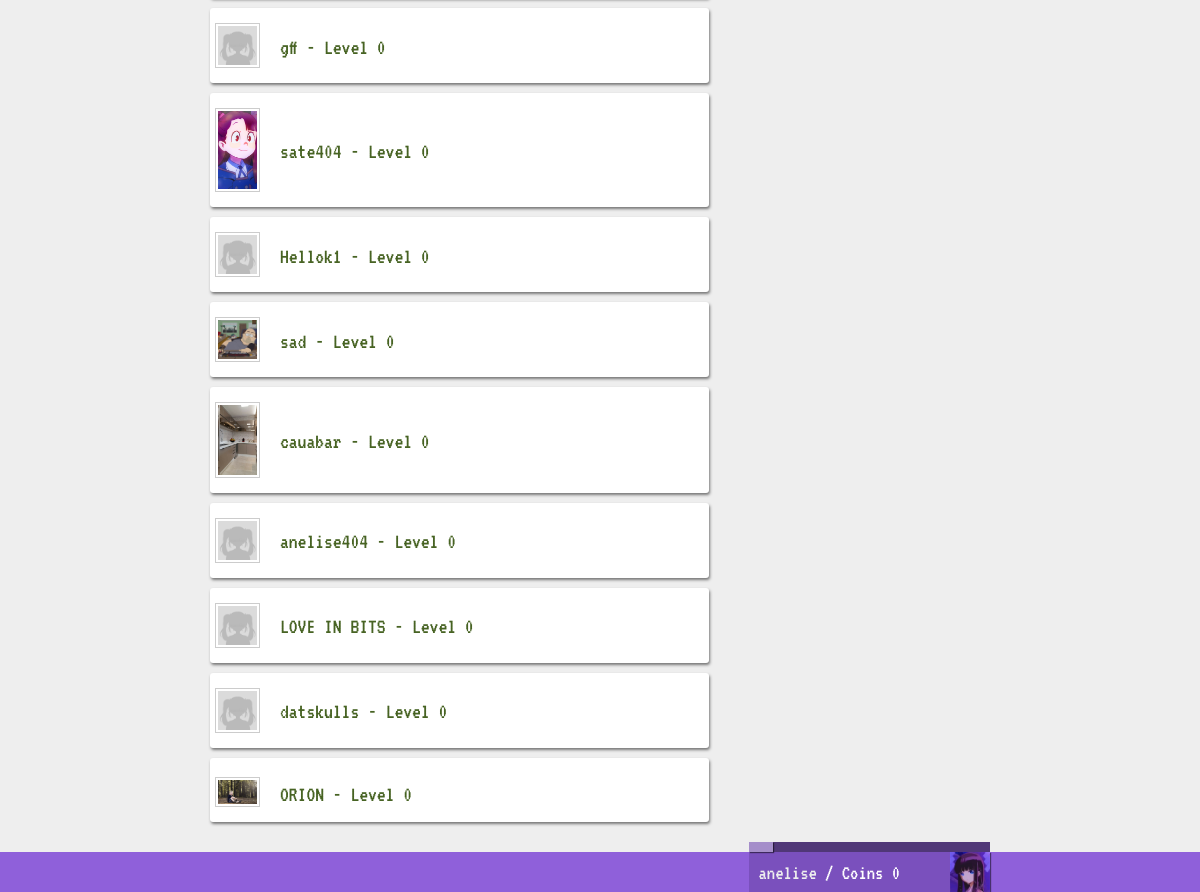
The page /toprank (signed in, lower part) on the database as committed earlier.
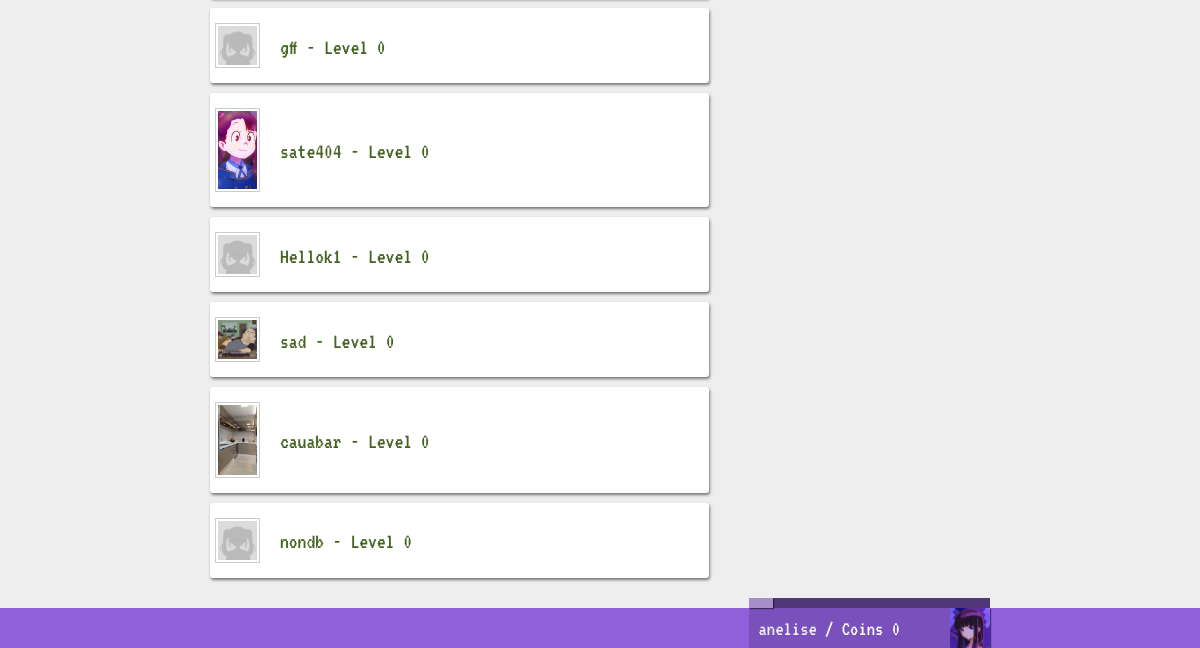
The same page on the database as committed later.
### tables this page shows
CREATE TABLE `user` (
  `id` int(11) NOT NULL,
  `cry` varchar(255) NOT NULL,
  `wtf` varchar(2555) NOT NULL,
  `cool` varchar(2555) NOT NULL,
  `baby` varchar(2555) NOT NULL,
  `very` varchar(2555) NOT NULL,
  `nani` varchar(255) NOT NULL,
  `email` varchar(100) NOT NULL,
  `password` varchar(255) NOT NULL,
  `usuario` varchar(255) NOT NULL,
  `admin` int(11) NOT NULL,
  `avatar` varchar(255) NOT NULL,
  `background` text NOT NULL,
  `cover` text NOT NULL,
  `config` int(11) NOT NULL,
  `game` text NOT NULL,
  `movie` text NOT NULL,
  `pincode` varchar(10) NOT NULL,
  `ip` varchar(255) NOT NULL,
  `tuturial` int(11) NOT NULL,
  `exp` int(11) NOT NULL,
  `lvl` int(11) NOT NULL,
  `tag` int(11) NOT NULL,
  `money` int(11) NOT NULL,
  `status` varchar(200) NOT NULL
);

### autoload/template.php (called while the page is built)
<?php
require './autoload/template/html.php';
function html(){
	require './autoload/template/body.php';
}

### autoload/start.php (called while the page is built)
<?php
require 'template.php';

### config/_autoload.php (called while the page is built)
<?php
require './autoload/start.php';

### index.php (called while the page is built, shortened)
<?php
require './config/_autoload.php';
?>

### config/globals.php (called while the page is built)
<?php
require './autoload/why.php';
$template = $varglobal;
$manu = 0;

### autoload/why.php (called while the page is built)
<?php
$varglobal = 4002;

### autoload/requireme.php (called while the page is built)
<?php
$databasehm = 4002;

### autoload/user/user.php (called while the page is built, shortened)
<?php
if(isset($_COOKIE['iduser']) && (isset($_COOKIE['cry']) ) ){
	$iduser = $_COOKIE['iduser'];
	$cry = $_COOKIE['cry'];
    $wtf = $_COOKIE['wtf'];
    $cool = $_COOKIE['cool'];
    $baby = $_COOKIE['baby'];
    $very = $_COOKIE['very'];
	$result_usuario = "SELECT * FROM user WHERE id = '$iduser' && cry = '$cry' and wtf = '$wtf' and cool = '$cool' and baby = '$baby' and very = '$very' LIMIT 1";
    $resultado_usuario = mysqli_query($conn, $result_usuario);
    $user = mysqli_fetch_assoc($resultado_usuario);
}
?>

### autoload/template/body.php (called while the page is built)
<?php
require './templates/index.php';

### view/rank/peoples.php (the view, shortened to what this page needs)
<?php
if(isset($template)){
echo '<div class="toprank">';
$usertop = "SELECT * FROM user WHERE id ORDER BY lvl DESC";
$usertopt = mysqli_query($conn, $usertop);
foreach ($usertopt as $usertopt => $usertopts) {
?>
<a href="/profile/<?php echo $usertopts['id'];?>"><li class="cool"><p><?php echo '<img src="/img/user/'.$usertopts['avatar'].'"/>' .  '<span>' . $usertopts['usuario'] . ' - ' . 'Level '  . $usertopts['lvl'] . '</span>';?></p></li></a>
<?php } ?>
</div>
<?php  } else{ include '../404/index.php';}?>

### autoload/template/html.php (shortened to what this page needs)
<!DOCTYPE html>
<html>
<head>
	<link rel="stylesheet" type="text/css" href="/assets/css/style.css?v=1.0">
	<link rel="stylesheet" type="text/css" href="/assets/css/uikit.min.css?v=1.0">
	<link href="/assets/css/fonts/Ubuntu-Medium.ttf" rel="stylesheet">
	<link href="/assets/css/fonts/pixel.woff2" rel="stylesheet">
	<link rel="stylesheet" href="/assets/css/animation.css">
</head>
<body>
<?php
html();
?>
</body>
</html>

### templates/index.php (shortened to what this page needs)
<?php
require './config/config.php';
require './config/globals.php';
require './autoload/requireme.php';
if($manu == 0){
if($template == $databasehm){
if(!$conn){
  	require './view/nodb/index.php';
}
else{
if(isset($_COOKIE['verificar']) ){
if(empty($_COOKIE['iduser']) && (empty($_COOKIE['cry']) )){
	require './autoload/user/user.php';
	require './view/account/check.php';
}
}
else{
if(empty($_COOKIE['iduser']) && (empty($_COOKIE['cry']) )){
if(isset($_GET['cadastro'])){
	require './view/account/cadastro.php';
}
else if(isset($_GET['login'])){
	require './view/account/login.php';
}
else if(isset($_GET['esqueci'])){
	require './view/account/forgot.php';
}
else{
	require './view/home/index.php';
}
require './php/main/randback.php';
}
else{
	if(isset($_COOKIE['iduser']) && (isset($_COOKIE['cry']) )){
	require './autoload/user/user.php';
	if($user['config'] == 0){
	require './view/dashboard/menu.php';
	require './view/dashboard/config.php';
	}
	else{
	if(isset($_GET['profile'])){
	require './view/dashboard/menu.php';
	require './view/profile/user.php';
	}
	else if(isset($_GET['createpage'])){
		require './view/dashboard/menu.php';
		require './view/page/create.php';
	}
	else if(isset($_GET['lojinha'])){
		require './view/dashboard/menu.php';
		require './view/shop/loja.php';
	}
	else if(isset($_GET['comunidade'])){
	require './view/dashboard/menu.php';
	require './view/page/vendo.php';
	}
	else if(isset($_GET['toprank'])){
	require './view/dashboard/menu.php';
	require './view/rank/top.php';
	}
	else{
	require './view/dashboard/menu.php';
	require './view/dashboard/home.php';
	}
	}
	}
}
}
}
}
else{
	require './view/notme/index.php';
}
}
else{
	require './view/manu/index.php';
}

### view/dashboard/menu.php (shortened to what this page needs)
<?php if(isset($template)){?>
<?php if(isset($_COOKIE['iduser']) && (isset($_COOKIE['cry']) )){ ?>
<?php
$exp = $user['exp'];
?>
<div class="bottomh">
	<div class="align">
		<div class="profile">
			<div class="exp" uk-tooltip="Progresso">
				<div uk-tooltip="EXP atual <?Php echo $exp;?> de 10" class="atual"></div>
			</div>
			<div class="avatar" uk-tooltip="Foto de avatar">
			</div>
			<p><a href="/profile/<?php echo $user['id'];?>"><?php echo $user['usuario'];?></a> / Coins <?php echo $user['money'];?></p>
		</div>
	</div>
</div>
<?Php } ?>
<?Php }  else{ include '../404/index.php';}?>

### view/rank/top.php (shortened to what this page needs)
<?php if(isset($template)){
echo '<div class="align">';
echo '<div class="flex">';
echo '<div class="feed">';
require './view/rank/peoples.php';
echo '</div>';
echo '</div>';
echo '</div>';
 } else{ include '../404/index.php';}?>

### assets/css/style.css (style rules this page uses)
* { font-family: 'VT323', monospace !important; font-smooth: never; -webkit-font-smoothing : none; }
body { overflow-y: auto; overflow-x: hidden; }
a { color: #151515 !important; }
html { background-color: #eee !important; }
p, span, h1, h2 { color: #476323 !important; }
::placeholder { color: #555; opacity: 1; }
.align { position: relative; margin: 0px auto; width: 65%; }
.flex { display: flex; }
.feed { align-items: flex-start; position: relative; top: 100px; width: 64%; height: auto; padding-bottom: 70px; }
.bottomh { position: fixed; bottom: 0; background: #8f60da; height: 40px; width: 100%; z-index: 100000000000; }
.bottomh .profile { width: auto; float: right; height: 40px; position: absolute; right: 0; background: #7a50bd; padding-right: 100px; }
.bottomh .profile .avatar { width: 40px; height: 40px; background: #fff; position: absolute; float: right; right: 0px; background-size: contain; box-shadow: 1px 1px 1px rgba(0,0,0,.50); }
.bottomh .profile p { float: left; position: relative; top: -15px; left: 10px; color: #fff !important; font-size: 1.3em; }
.bottomh .profile a { color: #eee !important; }
.toprank li { background: #fff; list-style: none; padding: 5px; margin-top: 10px; transition: 1s; cursor: pointer; box-shadow: 1px 2px 3px rgba(0,0,0,.50); border-radius: 3px; }
.toprank .cool img { width: 45px; max-height: 100px; padding: 2px; position: relative; top: 10px; border: 1px solid #ccc; }
.toprank .cool span { position: relative; left: 20px; top: 15px; font-size: 22px; }

Rows that differ between the two databases and show on the page:
removed user: avatar (placeholder picture), usuario "LOVE IN BITS", lvl "0"
removed user: avatar (placeholder picture), usuario "datskulls", lvl "0"
removed user: avatar (picture), usuario "ORION", lvl "0"
changed user: usuario "anelise404" → "nondb"
